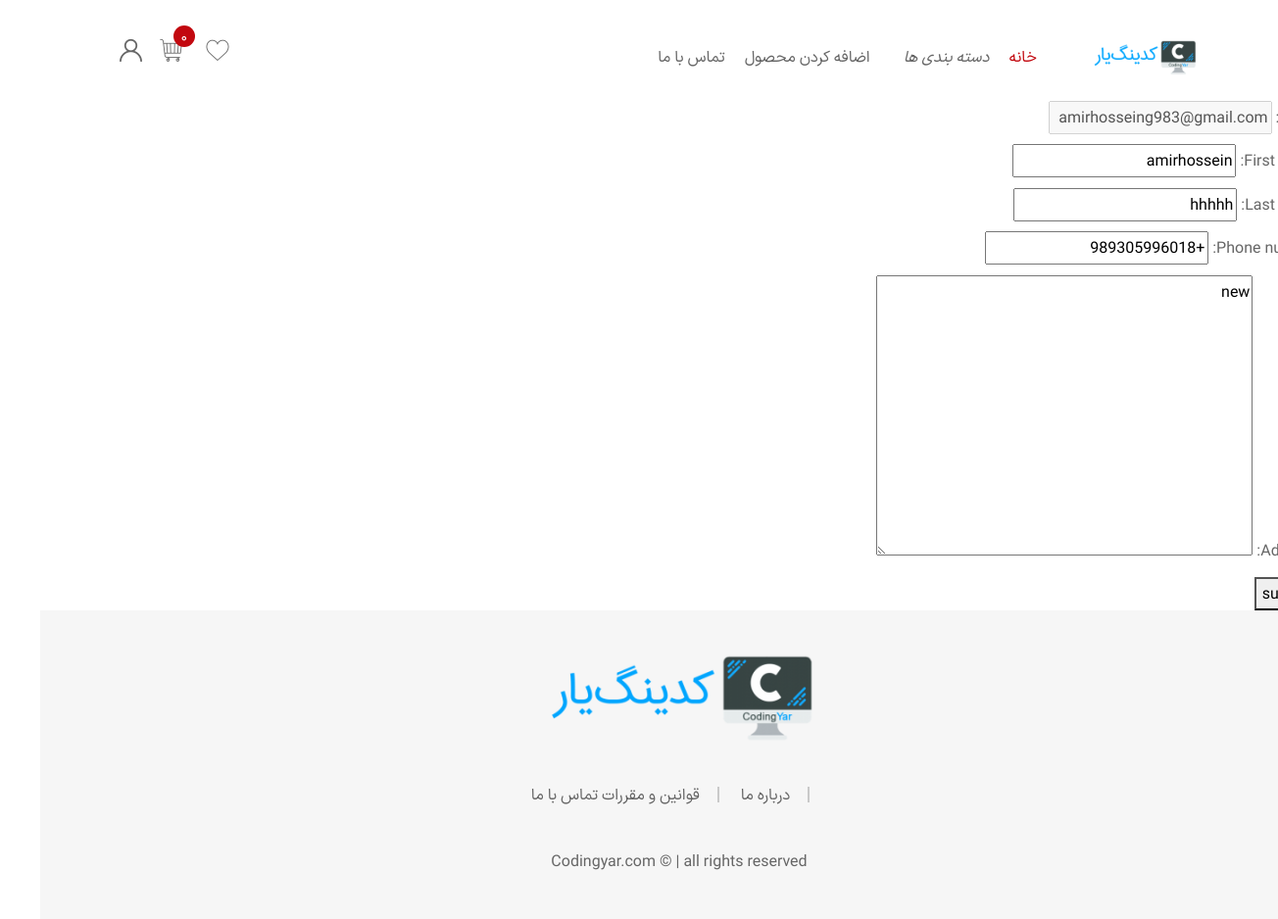
Screenshot of /store/profile/ (signed in) with the database file from the repository.
### core/models.py (models this page shows)
class CustomUser(AbstractUser):
    email = models.EmailField(unique=True)

### store/models.py (models this page shows, shortened)
class Profile(models.Model):
    user = models.OneToOneField(settings.AUTH_USER_MODEL, on_delete=models.CASCADE)
    address = models.TextField(null=True, blank=True)
    phone_number = PhoneNumberField(region="IR", null=True, blank=True)

### store/views.py (the view)
# urls.py: path('profile/', views.update_profile, name='profile'),
@login_required
def update_profile(request):
    profile = get_object_or_404(Profile, user=request.user)
    if request.method == "GET":
        form = ProfileForm(request=request, initial={
            'first_name': request.user.first_name,
            'last_name': request.user.last_name,
            'email': request.user.email,
            'phone_number': profile.phone_number,
            'address': profile.address,
        })
    else:
        form = ProfileForm(request.POST, request=request)
        if form.is_valid():
            form.save()
            return redirect('product-list')
    return render(request, 'store/profile_update.html',  context={'form': form})

### store/forms.py (shortened to what this page needs)
class ProfileForm(forms.Form):
    email = forms.EmailField(disabled=True)
    first_name = forms.CharField(max_length=255)
    last_name = forms.CharField(max_length=255)
    phone_number = PhoneNumberField(region='IR')
    address = forms.CharField(widget=forms.Textarea, max_length=1000)
    def __init__(self, *args, **kwargs):
        self.request = kwargs.pop('request', None)
        super().__init__(*args, **kwargs)
        self.fields['email'].disabled = True
        self.fields['email'].required = False

### store/cart.py (called while the page is built)
    def total_price(self):
        total = 0
        product_ids = list(map(int, self.cart.keys()))
        for product in Product.objects.filter(id__in=product_ids):
            quantity = self.cart[str(product.id)]['quantity']
            total += product.final_price() * quantity
        return total

    def __len__(self):
        return len(self.cart.keys())

### store/context_processor.py (called while the page is built)
def cart_processor(request):
    cart = Cart(request)
    return {'cart': cart}

def category_processor(request):
    query = Category.objects.all()
    return {'categories': query}

### store/templatetags/persian_numbers.py (called while the page is built)
@register.filter
def trans_number(value):
    value = str(value)
    persian_numbers = '۱۲۳۴۵۶۷۸۹۰'
    english_numbers = '1234567890'
    translation_table = str.maketrans(english_numbers, persian_numbers)
    return value.translate(translation_table)

### store/templates/store/profile_update.html (shortened to what this page needs)
{% extends '_base.html' %}
{% block content %}
    <form action="" method="post">
    {{ form.as_p }}
    <button type="submit"> submit</button>
    </form>
{% endblock %}

### static/css/_base.css (style rules this page uses)
body { font-family: "IRANSansX", serif; text-align:right !important; }

### rows the page displays
CustomUser: email "amirhosseing983@gmail.com", first_name "amirhossein", last_name "hhhhh"
Profile: phone_number "+989305996018", address "new"
